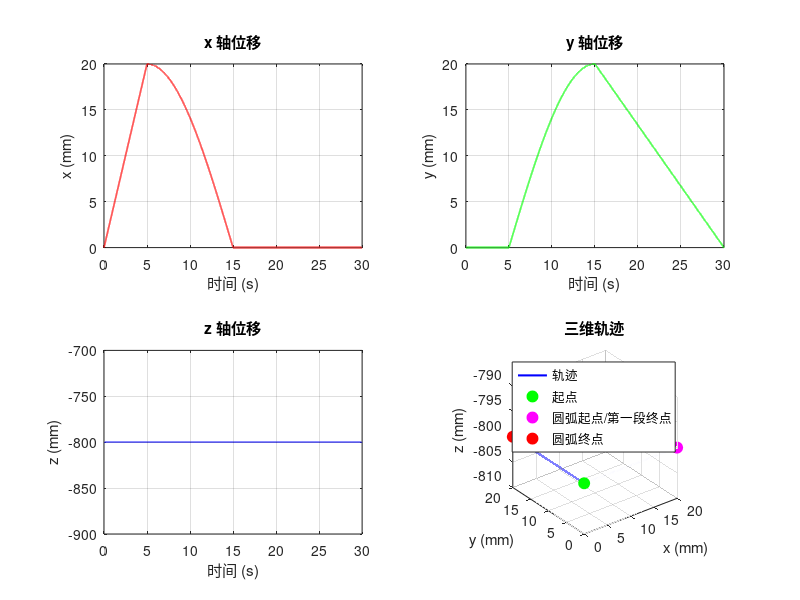

Recreate this plot in MATLAB.
%% generate_trajectory.m
% 生成五自由度并联机器人轨迹二进制文件
% 轨迹分三段：
%   1) 0~5s：  从 (0, 0, -800) 直线运动到 (20, 0, -800)
%   2) 5~15s： 以 (0, 0, -800) 为圆心，绕 z 轴右手螺旋方向旋转 90°
%   3) 15~30s：从圆弧终点直线回到 (0, 0, -800)
% 单位：x,y,z 输出为微米(μm)；phi,theta 输出为度(°)
% 数据格式：小端序单精度浮点，每组 7 个 float [cmd, x, y, z, phi, theta, ticks]

clc; clear; close all;

%% 参数设置
dt        = 1e-3;               % 指令周期 (s)
T_total   = 30;                 % 总时长 (s)

start_pos = [0, 0, -800];       % 起点 (mm)
mid1_pos  = [20, 0, -800];      % 第一段终点 (mm)
center    = [0, 0, -800];       % 圆弧圆心 (mm)
R         = 20;                 % 圆弧半径 (mm)

phi       = 0;                  % 绕 Z 轴转角 (°)
theta     = 0;                  % 绕 Y 轴转角 (°)

filename  = 'trajectory_30s_cir.dat'; % 输出文件名

%% 时间分段
T1 = 5;     % 第一段时长 (s)
T2 = 10;    % 第二段时长 (s)
T3 = 15;    % 第三段时长 (s)

N_total = round(T_total / dt) + 1;   % 总点数（含起点）
N1 = round(T1 / dt);                 % 第一段步数（不含起点）
N2 = round(T2 / dt);                 % 第二段步数
N3 = round(T3 / dt);                 % 第三段步数

% 校验总点数
assert(N1 + N2 + N3 == N_total - 1, '分段点数总和不等于总点数');

t = linspace(0, T_total, N_total);   % 时间向量

%% 生成各段轨迹
% ---------- 第一段：直线 (0~5 s) ----------
N1_pts = N1 + 1;  % 包含起点
t1 = linspace(0, T1, N1_pts);
x1 = linspace(start_pos(1), mid1_pos(1), N1_pts);
y1 = linspace(start_pos(2), mid1_pos(2), N1_pts);
z1 = linspace(start_pos(3), mid1_pos(3), N1_pts);

% ---------- 第二段：圆弧 (5~15 s) ----------
% 右手螺旋绕 +z 轴：角度从 0° 增加到 90°
N2_pts = N2 + 1;  % 包含第二段起点（与第一段终点重合）
t2 = linspace(T1, T1+T2, N2_pts);
angle = linspace(0, pi/2, N2_pts);   % 弧度，0 ~ 90°

x2 = center(1) + R * cos(angle);
y2 = center(2) + R * sin(angle);
z2 = ones(1, N2_pts) * center(3);

% ---------- 第三段：直线 (15~30 s) ----------
N3_pts = N3 + 1;  % 包含第三段起点（与第二段终点重合）
t3 = linspace(T1+T2, T_total, N3_pts);
end_pos = [center(1) + R * cos(pi/2), center(2) + R * sin(pi/2), center(3)];  % (0, 20, -795.09)

x3 = linspace(end_pos(1), start_pos(1), N3_pts);
y3 = linspace(end_pos(2), start_pos(2), N3_pts);
z3 = linspace(end_pos(3), start_pos(3), N3_pts);

%% 拼接轨迹（去除重复连接点）
x_vec = [x1, x2(2:end), x3(2:end)];
y_vec = [y1, y2(2:end), y3(2:end)];
z_vec = [z1, z2(2:end), z3(2:end)];

% 单位转换为 μm
x_vec = x_vec * 1e3;
y_vec = y_vec * 1e3;
z_vec = z_vec * 1e3;

% phi, theta
phi_vec   = ones(1, N_total) * phi;
theta_vec = ones(1, N_total) * theta;

% cmd: 第一帧设为 2.0，其余设为 10.0
cmd_vec = [2.0, ones(1, N_total-1) * 10.0];

% ticks: 全部设为 50.0
ticks_vec = ones(1, N_total) * 50.0;

%% 组装数据矩阵 (7 x N)
data = [cmd_vec;
        x_vec;
        y_vec;
        z_vec;
        phi_vec;
        theta_vec;
        ticks_vec];

%% 写入二进制文件（小端序单精度浮点）
fid = fopen(filename, 'wb');
if fid == -1
    error('无法创建文件: %s', filename);
end

fwrite(fid, data, 'single', 'l');  % 'single'=float32, 'l'=little-endian
fclose(fid);

fprintf('轨迹文件已生成: %s\n', filename);
fprintf('总点数: %d, 每组 %d bytes, 文件大小: %.2f KB\n', ...
    N_total, 7*4, N_total*7*4/1024);
fprintf('第一段 (0~5s):   起点 (%.1f, %.1f, %.1f) -> 终点 (%.1f, %.1f, %.1f) (μm)\n', ...
    x_vec(1), y_vec(1), z_vec(1), x_vec(N1_pts), y_vec(N1_pts), z_vec(N1_pts));
fprintf('第二段 (5~15s):  圆弧圆心 (%.1f, %.1f, %.1f), 半径 %.1f mm, 旋转 90° (μm)\n', ...
    center(1)*1e3, center(2)*1e3, center(3)*1e3, R);
fprintf('第三段 (15~30s): 起点 (%.1f, %.1f, %.1f) -> 终点 (%.1f, %.1f, %.1f) (μm)\n', ...
    x_vec(N1_pts+N2_pts-1), y_vec(N1_pts+N2_pts-1), z_vec(N1_pts+N2_pts-1), ...
    x_vec(end), y_vec(end), z_vec(end));

%% 可视化轨迹
figure('Name', '轨迹曲线', 'NumberTitle', 'off');

subplot(2,2,1);
plot(t, x_vec/1e3, 'r', 'LineWidth', 1.2);
xlabel('时间 (s)'); ylabel('x (mm)'); grid on; title('x 轴位移');

subplot(2,2,2);
plot(t, y_vec/1e3, 'g', 'LineWidth', 1.2);
xlabel('时间 (s)'); ylabel('y (mm)'); grid on; title('y 轴位移');

subplot(2,2,3);
plot(t, z_vec/1e3, 'b', 'LineWidth', 1.2);
xlabel('时间 (s)'); ylabel('z (mm)'); grid on; title('z 轴位移');

subplot(2,2,4);
plot3(x_vec/1e3, y_vec/1e3, z_vec/1e3, 'b-', 'LineWidth', 1.5);
hold on;
plot3(start_pos(1), start_pos(2), start_pos(3), 'go', 'MarkerSize', 8, 'MarkerFaceColor', 'g');
plot3(mid1_pos(1), mid1_pos(2), mid1_pos(3), 'mo', 'MarkerSize', 8, 'MarkerFaceColor', 'm');
plot3(end_pos(1), end_pos(2), end_pos(3), 'ro', 'MarkerSize', 8, 'MarkerFaceColor', 'r');
xlabel('x (mm)'); ylabel('y (mm)'); zlabel('z (mm)');
legend('轨迹','起点','圆弧起点/第一段终点','圆弧终点'); grid on; axis equal;
title('三维轨迹');
view(3);
